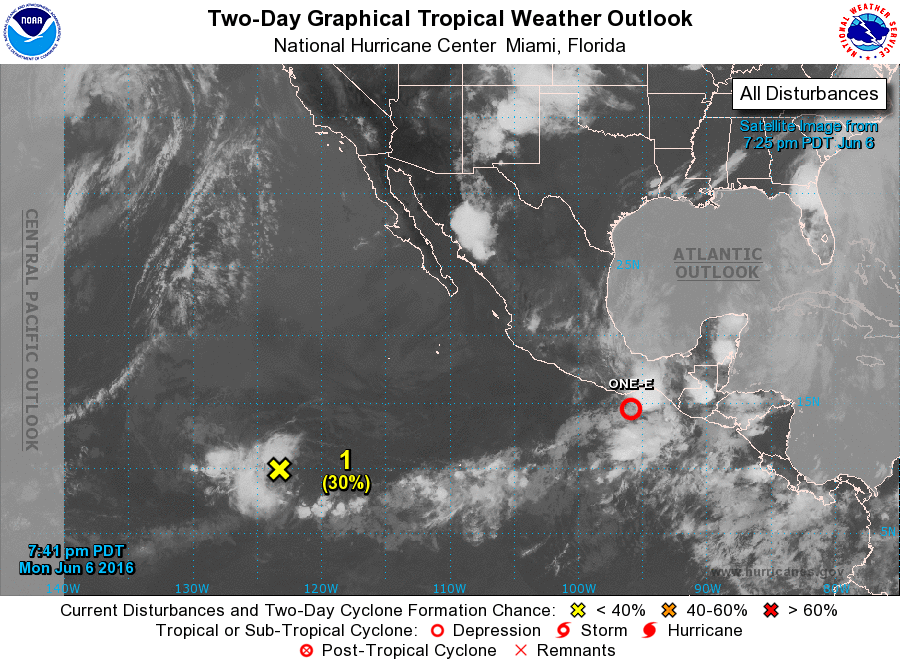
#> input picture 2023/Reconocimiento de imágenes de personas y objetos/Tema 1/2 Transformaciones-20230629/clima1.png, 900 x 665 px, found by its file name
$ python a3-3clima.py
#> lines starting #> are read from the running program, lines starting #| are printed output that depends on the picture; after the words box and inside, x2 and y2 are one past the last pixel; in counts of white or black regions, pixels touching at a corner belong together
import cv2
import matplotlib.pyplot as plt

archivo = "clima1.png"
imagenBGR = cv2.imread(archivo)
#> imagenBGR is the input picture: shape (665, 900, 3); mean B, G, R 134.8, 134.3, 133.5
imagenRGB = cv2.cvtColor(imagenBGR, cv2.COLOR_BGR2RGB)
imagenGrises = cv2.cvtColor(imagenBGR, cv2.COLOR_BGR2GRAY)
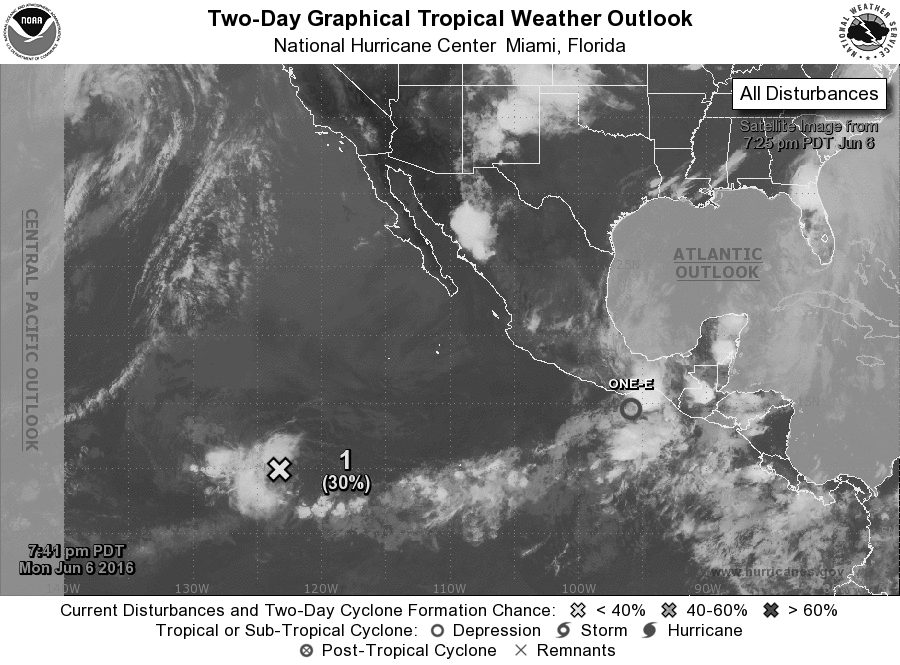
#> imagenGrises: shape (665, 900); min 0, max 255, mean 134.1
#print(imagenGrises.shape)
if len(imagenGrises.shape) == 2: # IMAGEN TONO DE GRISES
  renglones = imagenRGB.shape[0]
#> renglones = 665
  columnas = imagenRGB.shape[1]
#> columnas = 900
  histograma = cv2.calcHist([imagenGrises],[0],None,[256],[0,256])
#> histograma = 256 values, max 105453 at index 255, min 0 at index 1, mean 2337.9
  plt.plot(histograma ,color = 'k')
  plt.xlim([0,256])
plt.show()
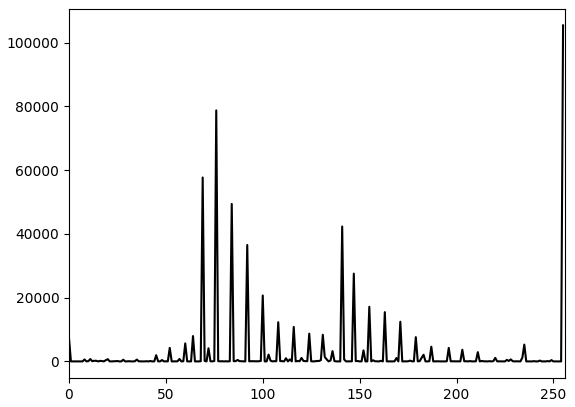
#> figure drawn by matplotlib, 1 panel; curve peaks at x = 255, y = 105453

# [80,110] NUBES FRIAS, [180,255] NUBES LLUVIA
inferior = 180
superior = 255

mascara = cv2.inRange(imagenGrises, inferior, superior)
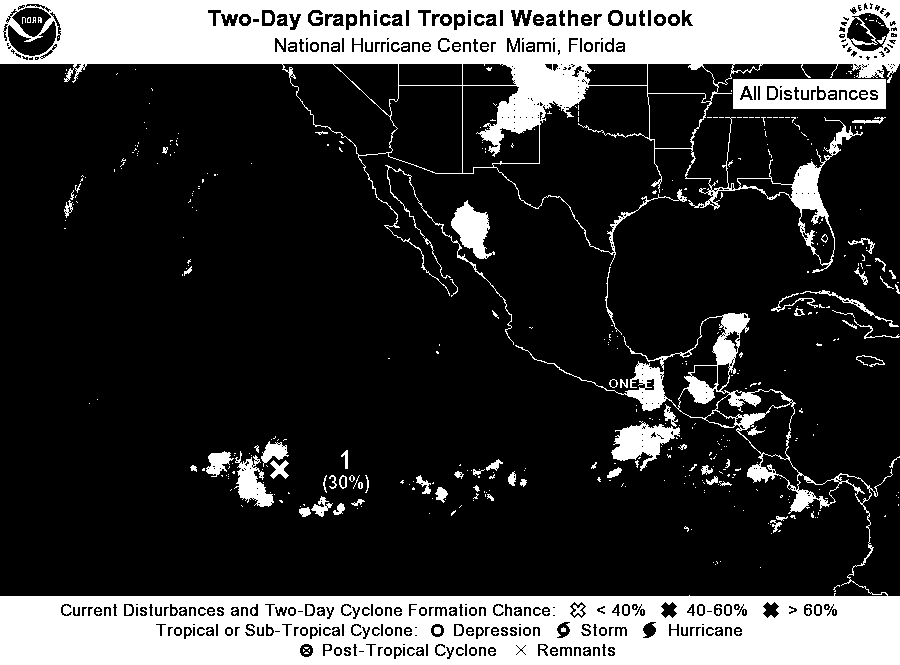
#> mascara: shape (665, 900); 22.5% white; 506 white regions (395 under 20 px), largest, box (x1, y1, x2, y2) and area: (0, 313, 900, 665) 60112, (0, 0, 900, 296) 59036, (733, 79, 886, 109) 3760

seleccion = cv2.bitwise_and(imagenRGB, imagenRGB, mask=mascara)
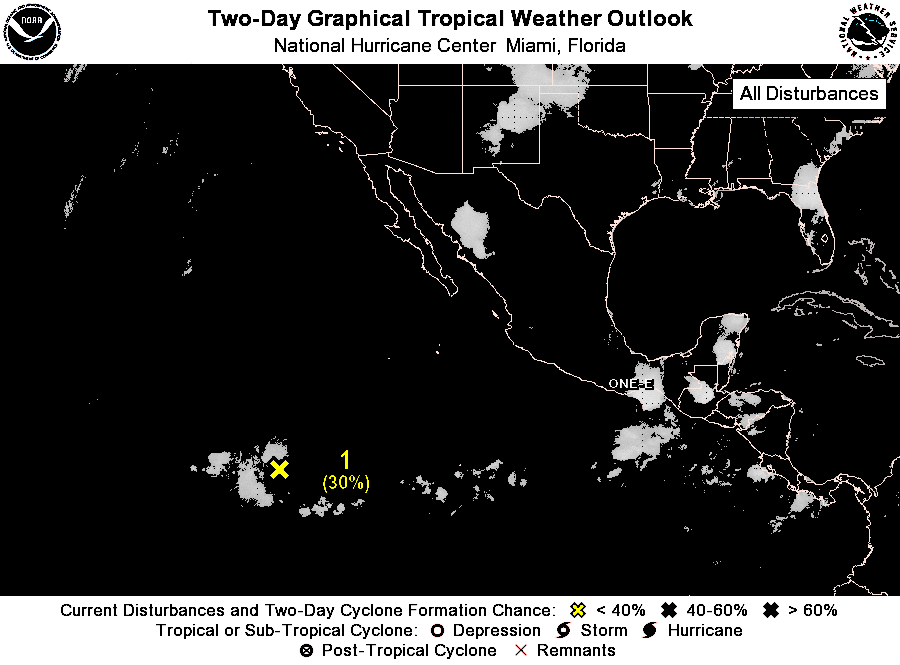
#> seleccion: shape (665, 900, 3); mean R, G, B 55.4, 55.1, 54.8

figura = plt.figure(figsize=(10, 7))
figura.add_subplot(1, 2, 1) #RENGLONES, COLUMNAS, NÚMERO
plt.imshow(imagenRGB)
plt.axis('off')
plt.title("Original")

figura.add_subplot(1, 2, 2) #RENGLONES, COLUMNAS, NÚMERO
plt.imshow(seleccion)
plt.axis('off')
plt.title("Nubes frias")

$ run again, with 2023/Reconocimiento de imágenes de personas y objetos/Tema 1/2 Transformaciones-20230629/clima2.png copied over 2023/Reconocimiento de imágenes de personas y objetos/Tema 1/2 Transformaciones-20230629/clima1.png
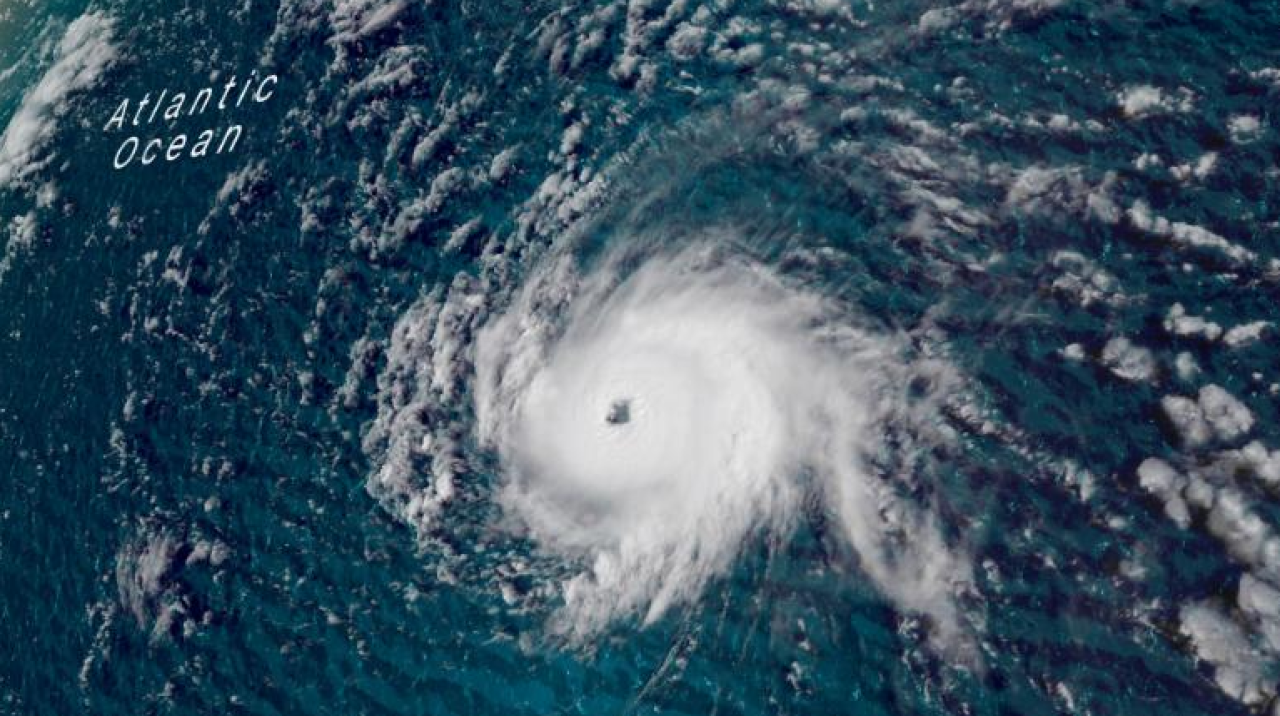
#> input picture 2023/Reconocimiento de imágenes de personas y objetos/Tema 1/2 Transformaciones-20230629/clima2.png, 1280 x 716 px, found by its file name
#> imagenBGR is the input picture: shape (716, 1280, 3); mean B, G, R 96.2, 80.4, 57.3
#> `imagenGrises = cv2.cvtColor(imagenBGR, cv2.COLOR_BGR2GRAY)`:
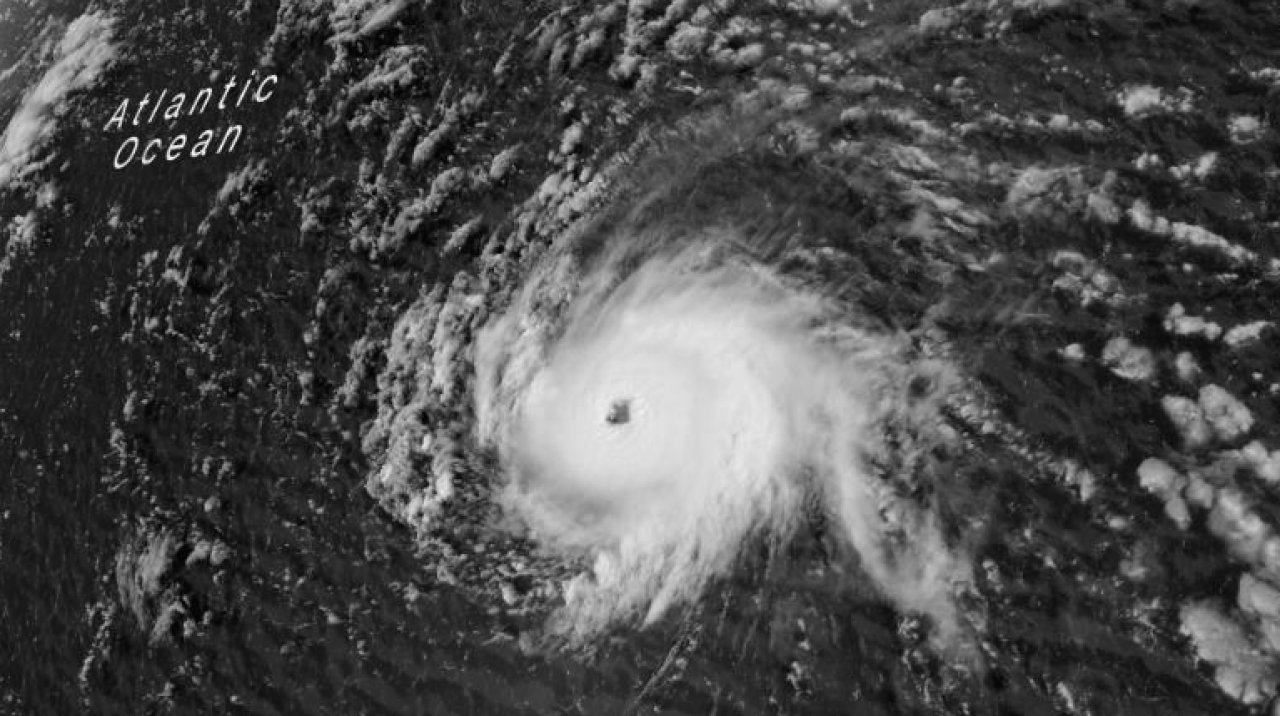
#> imagenGrises: shape (716, 1280); min 2, max 251, mean 75.3
#> histograma = 256 values, max 16550 at index 31, min 0 at index 0, mean 3580
#> mascara: shape (716, 1280); 7.3% white; 240 white regions (178 under 20 px), largest, box (x1, y1, x2, y2) and area: (512, 274, 871, 619) 58581, (503, 312, 542, 389) 1254, (478, 363, 497, 443) 803
#> `seleccion = cv2.bitwise_and(imagenRGB, imagenRGB, mask=mascara)`:
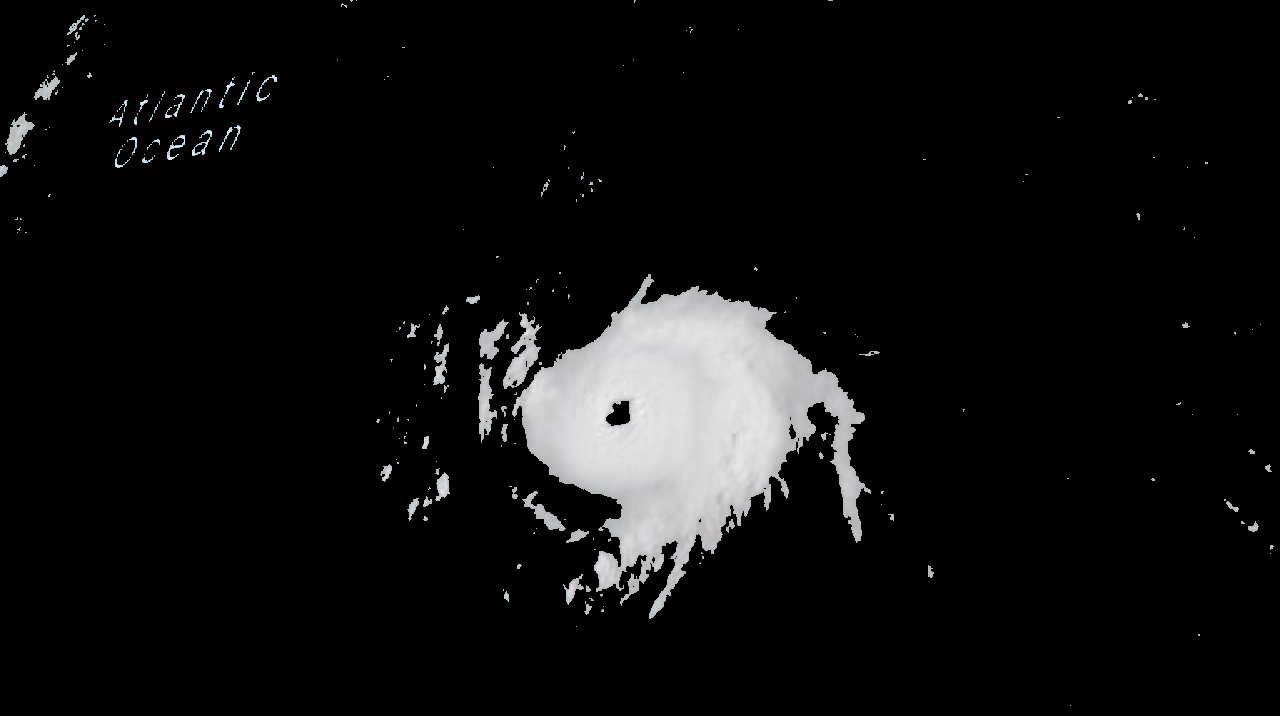
#> seleccion: shape (716, 1280, 3); mean R, G, B 15, 15, 15.1

$ run again, with 2023/Reconocimiento de imágenes de personas y objetos/Tema 1/2 Transformaciones-20230629/mezcla.png copied over 2023/Reconocimiento de imágenes de personas y objetos/Tema 1/2 Transformaciones-20230629/clima1.png
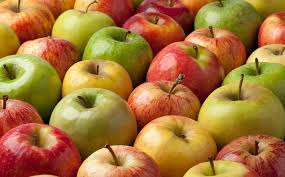
#> input picture 2023/Reconocimiento de imágenes de personas y objetos/Tema 1/2 Transformaciones-20230629/mezcla.png, 285 x 177 px, found by its file name
#> imagenBGR is the input picture: shape (177, 285, 3); mean B, G, R 57.9, 116.8, 167.1
#> `imagenGrises = cv2.cvtColor(imagenBGR, cv2.COLOR_BGR2GRAY)`:
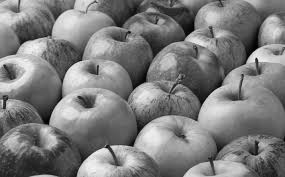
#> imagenGrises: shape (177, 285); min 0, max 247, mean 125.1
#> histograma = 256 values, max 449 at index 82, min 0 at index 248, mean 197.1
#> mascara: shape (177, 285); 19.3% white; 86 white regions (60 under 20 px), largest, box (x1, y1, x2, y2) and area: (51, 60, 112, 125) 1426, (0, 38, 46, 92) 1078, (78, 145, 139, 177) 964
#> `seleccion = cv2.bitwise_and(imagenRGB, imagenRGB, mask=mascara)`:
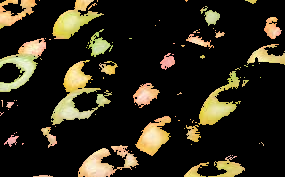
#> seleccion: shape (177, 285, 3); mean R, G, B 44.3, 39.2, 25.4
